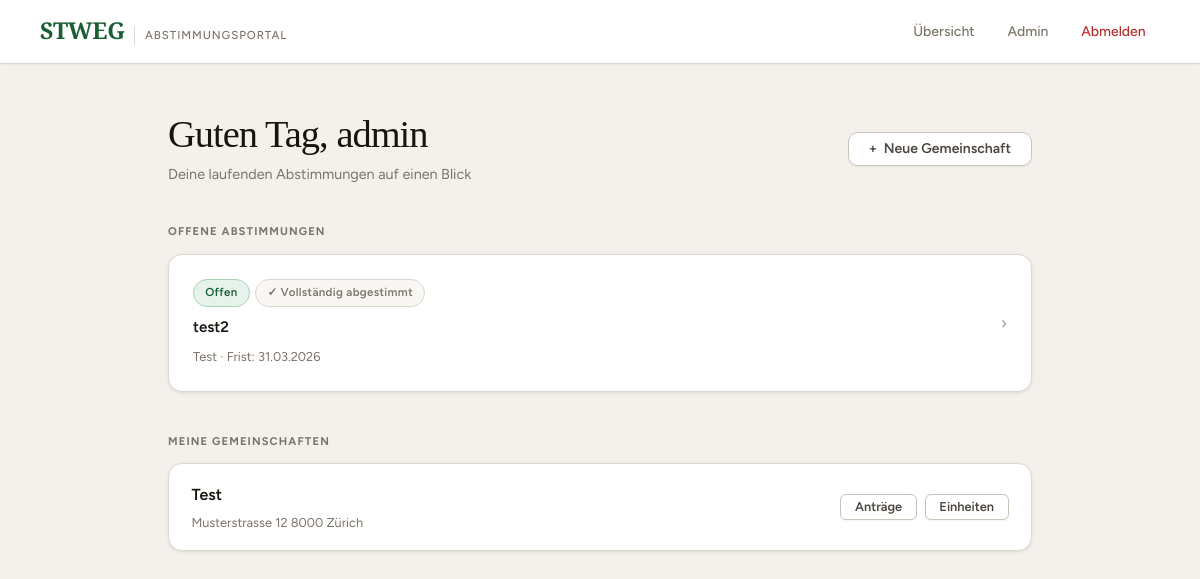
Before: /dashboard/ (signed in) with the older database file.
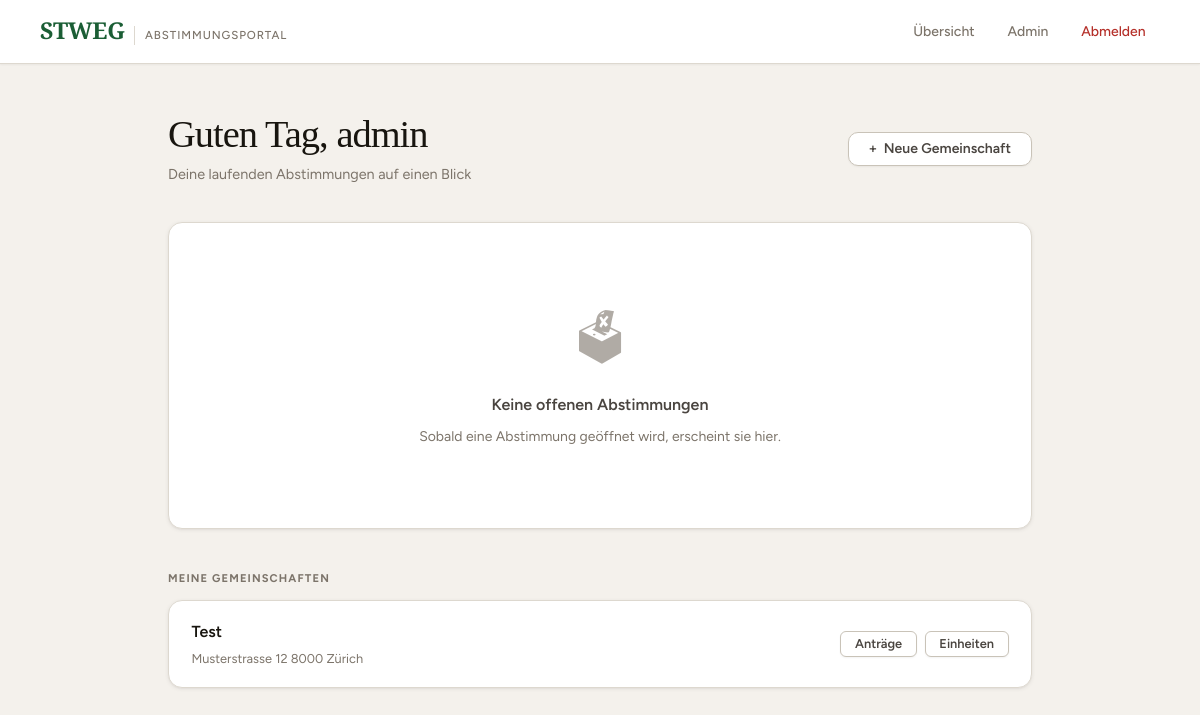
After: the same page with the newer database file.
### voting/models.py (models this page shows, shortened)
class Proposal(models.Model):
    class Status(models.TextChoices):
        DRAFT  = 'draft',  'Entwurf'
        OPEN   = 'open',   'Offen'
        CLOSED = 'closed', 'Abgeschlossen'
    class MajorityType(models.TextChoices):
        SIMPLE    = 'simple',    'Einfaches Mehr (nur Köpfe)'
        ABSOLUTE  = 'absolute',  'Absolutes Mehr (Köpfe + Wertquoten)'
        QUALIFIED = 'qualified', 'Qualifiziertes Mehr (2/3 Köpfe + 2/3 Wertquoten)'
        UNANIMOUS = 'unanimous', 'Einstimmigkeit (alle Eigentümer müssen Ja stimmen)'
    community     = models.ForeignKey(Community, on_delete=models.CASCADE, related_name='proposals')
    created_by    = models.ForeignKey(
        User, on_delete=models.SET_NULL, null=True, related_name='created_proposals',
    )
    title         = models.CharField(max_length=300, verbose_name="Titel")
    description   = models.TextField(verbose_name="Beschreibung")
    majority_type = models.CharField(
        max_length=10, choices=MajorityType.choices, default=MajorityType.ABSOLUTE,
        verbose_name="Mehrheitsart",
    )
    status     = models.CharField(max_length=10, choices=Status.choices, default=Status.DRAFT)
    created_at = models.DateTimeField(auto_now_add=True)
    opened_at  = models.DateTimeField(null=True, blank=True)
    closed_at  = models.DateTimeField(null=True, blank=True)
    deadline   = models.DateTimeField(null=True, blank=True, verbose_name="Abstimmungsfrist")
    def open(self):
        self.status    = self.Status.OPEN
        self.opened_at = timezone.now()
        self.save()
    class Meta:
        verbose_name        = "Antrag"
        verbose_name_plural = "Anträge"
        ordering            = ['-created_at']

class Community(models.Model):
    name       = models.CharField(max_length=200)
    address    = models.TextField()
    created_at = models.DateTimeField(auto_now_add=True)
    created_by = models.ForeignKey(
        User, on_delete=models.SET_NULL, null=True, blank=True,
        related_name='created_communities',
    )
    quorum = models.DecimalField(
        max_digits=5, decimal_places=1, default=Decimal('0'),
        verbose_name="Quorum (‰)",
        help_text="Mindest-Beteiligung in Wertquoten ‰ für gültige Abstimmung (0 = kein Quorum)",
    )
    def is_admin(self, user):
        return (
            self.created_by == user
            or user.is_staff
            or self.memberships.filter(
                user=user, role=CommunityMembership.Role.MANAGER
            ).exists()
        )
    class Meta:
        verbose_name        = "Gemeinschaft"
        verbose_name_plural = "Gemeinschaften"

### voting/views.py (the view)
# urls.py: path('dashboard/', views.dashboard, name='dashboard'),
@login_required
def dashboard(request):
    communities = Community.objects.filter(
        Q(units__owner=request.user)
        | Q(created_by=request.user)
        | Q(memberships__user=request.user)
    ).distinct()
    user_units = Unit.objects.filter(owner=request.user)
    proxy_proposal_ids = Proxy.objects.filter(
        delegate=request.user,
        proposal__status=Proposal.Status.OPEN,
    ).values_list('proposal_id', flat=True)
    open_proposals = Proposal.objects.filter(
        Q(community__in=communities, status=Proposal.Status.OPEN)
        | Q(id__in=proxy_proposal_ids)
    ).distinct().order_by('deadline')
    voted_counts = {}
    unit_counts  = {}
    for proposal in open_proposals:
        own_units   = user_units.filter(community=proposal.community)
        proxy_units = Unit.objects.filter(
            proxies__proposal=proposal, proxies__delegate=request.user,
        )
        all_ids = (
            set(own_units.values_list('id', flat=True))
            | set(proxy_units.values_list('id', flat=True))
        )
        voted_counts[proposal.id] = Vote.objects.filter(
            proposal=proposal, unit__id__in=all_ids,
        ).count()
        unit_counts[proposal.id] = len(all_ids)
    admin_community_ids = set(
        c.id for c in communities if c.is_admin(request.user)
    )
    pending_drafts = Proposal.objects.filter(
        community__id__in=admin_community_ids,
        status=Proposal.Status.DRAFT,
    ).exclude(
        created_by=request.user,
    ).select_related('community', 'created_by').order_by('created_at')
    return render(request, 'voting/dashboard.html', {
        'communities':         communities,
        'open_proposals':      open_proposals,
        'voted_counts':        voted_counts,
        'unit_counts':         unit_counts,
        'pending_drafts':      pending_drafts,
        'admin_community_ids': admin_community_ids,
    })

### voting/templatetags/voting_extras.py (called while the page is built)
@register.filter
def get_item(dictionary, key):
    if isinstance(dictionary, dict):
        return dictionary.get(key, 0)
    return 0

### voting/templates/voting/dashboard.html (shortened to what this page needs)
{% extends "voting/base.html" %}
{% load voting_extras %}
{% block content %}
<div class="page-header flex-between">
    <div>
        <h1>Guten Tag, {{ user.first_name|default:user.username }}</h1>
        <p>Deine laufenden Abstimmungen auf einen Blick</p>
    </div>
    {% if user.is_staff %}
    <a href="{% url 'voting:community_create' %}" class="btn btn-outline">
        <span>+</span> Neue Gemeinschaft
    </a>
    {% endif %}
</div>
{% if open_proposals %}
<div class="section-label" {% if pending_drafts %}style="margin-top:2rem;"{% endif %}>Offene Abstimmungen</div>
{% for proposal in open_proposals %}
{% with voted=voted_counts|get_item:proposal.id total=unit_counts|get_item:proposal.id %}
<a href="{% url 'voting:proposal_detail' proposal.pk %}" class="card-link">
    <div class="card card-interactive">
        <div class="flex-between items-center">
            <div style="flex:1;min-width:0;">
                <div class="flex items-center gap-xs" style="margin-bottom:0.55rem;flex-wrap:wrap;">
                    <span class="badge badge-open">Offen</span>
                    {% if voted == total and total > 0 %}
                        <span class="badge badge-done">✓ Vollständig abgestimmt</span>
                    {% elif voted > 0 %}
                        <span class="badge badge-pending">{{ voted }}/{{ total }} abgestimmt</span>
                    {% else %}
                        <span class="badge badge-pending">Ausstehend</span>
                    {% endif %}
                </div>
                <div class="card-title">{{ proposal.title }}</div>
                <div class="card-meta" style="margin-top:0.2rem;">
                    {{ proposal.community.name }}
                    {% if proposal.deadline %} · Frist: {{ proposal.deadline|date:"d.m.Y" }}{% endif %}
                </div>
            </div>
            <span style="color:var(--border-strong);font-size:1.1rem;margin-left:1rem;flex-shrink:0;">›</span>
        </div>
    </div>
</a>
{% endwith %}
{% endfor %}
{% else %}
{% if not pending_drafts %}
<div class="card">
    <div class="empty-state">
        <span class="empty-state-icon">🗳</span>
        <div class="empty-state-title">Keine offenen Abstimmungen</div>
        <div class="empty-state-sub">Sobald eine Abstimmung geöffnet wird, erscheint sie hier.</div>
    </div>
</div>
{% endif %}
{% endif %}
{% if communities %}
<div class="section-label" style="margin-top:2.5rem;">Meine Gemeinschaften</div>
{% for community in communities %}
{% with unassigned=unassigned_counts|get_item:community.id %}
<div class="card" style="padding:1.1rem 1.4rem;margin-bottom:0.6rem;">
    <div class="flex-between items-center">
        <div style="flex:1;min-width:0;">
            <div style="display:flex;align-items:center;gap:0.6rem;flex-wrap:wrap;margin-bottom:0.2rem;">
                <span style="font-size:1rem;font-weight:600;color:var(--text);">{{ community.name }}</span>
            </div>
            <div class="card-meta">{{ community.address }}</div>
        </div>
        <div class="flex gap-1" style="flex-shrink:0;margin-left:1rem;">
            <a href="{% url 'voting:proposal_list' community.id %}" class="btn btn-outline btn-sm">Anträge</a>
            {% if community.id in admin_community_ids %}
            <a href="{% url 'voting:unit_manage' community.id %}" class="btn btn-outline btn-sm">Einheiten</a>
            {% endif %}
        </div>
    </div>
</div>
{% endwith %}
{% endfor %}
{% endif %}
{% endblock %}

Changed rows visible on the page:
no longer on this page (row edited): Proposal: title "test2", community.name "Test", deadline "31.03.2026"
Other visible differences:
text no longer shown: "OFFENE ABSTIMMUNGEN"
text now shown: "🗳 Keine offenen Abstimmungen Sobald eine Abstimmung geöffnet wird, erscheint sie hier."
